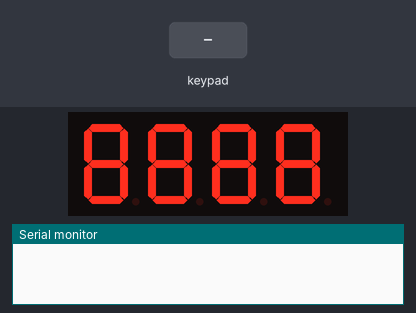
Bench run of a sketch on a simulated Arduino Uno, built with avr-gcc and run on an emulated ATmega328P. Shown: 4-digit seven-segment display, the last lines printed to the serial monitor. The test bench sets the inputs (shaded band).

Above: at 3.2 s.
3.3 s: keypad keys 2 3 4 5 # pressed 0.4 s apart
At 5.9 s:
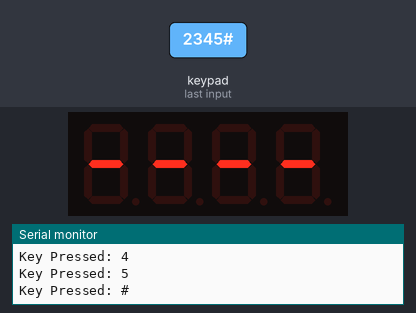
6.8 s: key '1' pressed
At 7.1 s:
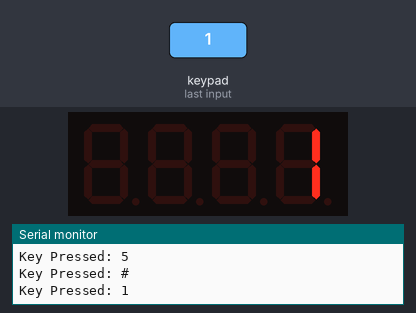
8.3 s: keypad keys 6 7 8 9 * pressed 0.4 s apart
At 8.52 s:
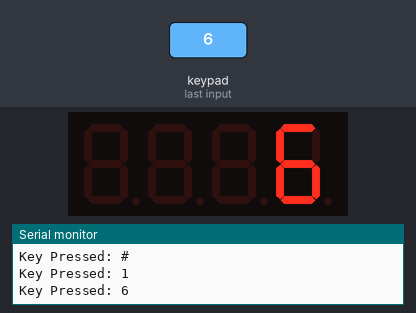
11.8 s: key '0' pressed
At 12.3 s:
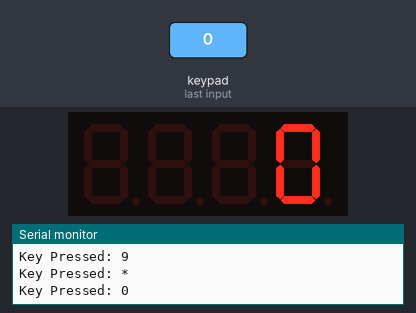
13.3 s: key '*' pressed
At 14.5 s:
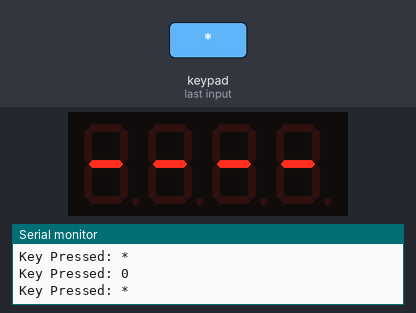
14.8 s: key '2' pressed
At 15.6 s:
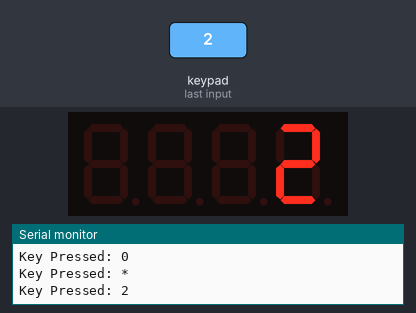
Timing chart, 0 to 17.3 s (numbered marks = the images above; inputs shaded):
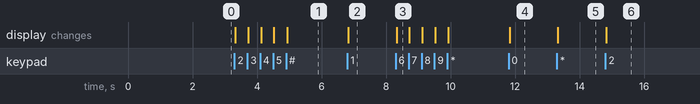

Measured:
- after the input at 3.3 s, the display: first changes at once (image 1 shows a later state)
- after the input at 6.8 s, the display: changes at once (image 2)
- after the input at 8.3 s, the display: changes at once (image 3)
- after the input at 11.8 s, the display: changes at once (image 4)
- after the input at 13.3 s, the display: changes at once (image 5)
- after the input at 14.8 s, the display: changes at once (image 6)

The sketch:

tm1637Keypad.ino
```cpp
#include <Adafruit_Keypad.h>
#include <TM1637Display.h>

// Define the pins for CLK and DIO
#define CLK 11
#define DIO 13

// Create an instance of TM1637Display
TM1637Display display(CLK, DIO);

// Define the rows and columns for the keypad
const byte ROWS = 4;  // Number of rows
const byte COLS = 4;  // Number of columns

// Define the keymap
char keys[ROWS][COLS] = {
  {'1', '2', '3', 'A'},
  {'4', '5', '6', 'B'},
  {'7', '8', '9', 'C'},
  {'*', '0', '#', 'D'}
};

// Define the row and column pins
byte rowPins[ROWS] = {2, 3, 4, 5};  // Row pins connected to the Arduino
byte colPins[COLS] = {6, 7, 8, 9};  // Column pins connected to the Arduino

// Create an instance of the keypad
Adafruit_Keypad customKeypad = Adafruit_Keypad(makeKeymap(keys), rowPins, colPins, ROWS, COLS);

void setup() {
  Serial.begin(9600);         // Start serial communication
  customKeypad.begin();       // Initialize the keypad
  display.setBrightness(5);   // Set display brightness
  display.showNumberDec(8888); // Display "8888" initially
  delay(2000);
}

void loop() {
  // Check for key events
  customKeypad.tick();

  while (customKeypad.available()) {
    // Get the pressed key
    keypadEvent e = customKeypad.read();

    if (e.bit.EVENT == KEY_JUST_PRESSED) { // When a key is pressed
      char pressedKey = (char)e.bit.KEY; // Get the character of the pressed key
      Serial.print("Key Pressed: ");
      Serial.println(pressedKey);

      if (pressedKey >= '0' && pressedKey <= '9') {
        // If the key is a number, display it
        int num = pressedKey - '0'; // Convert ASCII to numeric value
        display.showNumberDec(num);
      } else {
        // If it's a non-numeric key, display "----"
        uint8_t customSegments[] = {0x40, 0x40, 0x40, 0x40}; // Four dashes
        display.setSegments(customSegments);
      }
    }
  }
}
```
